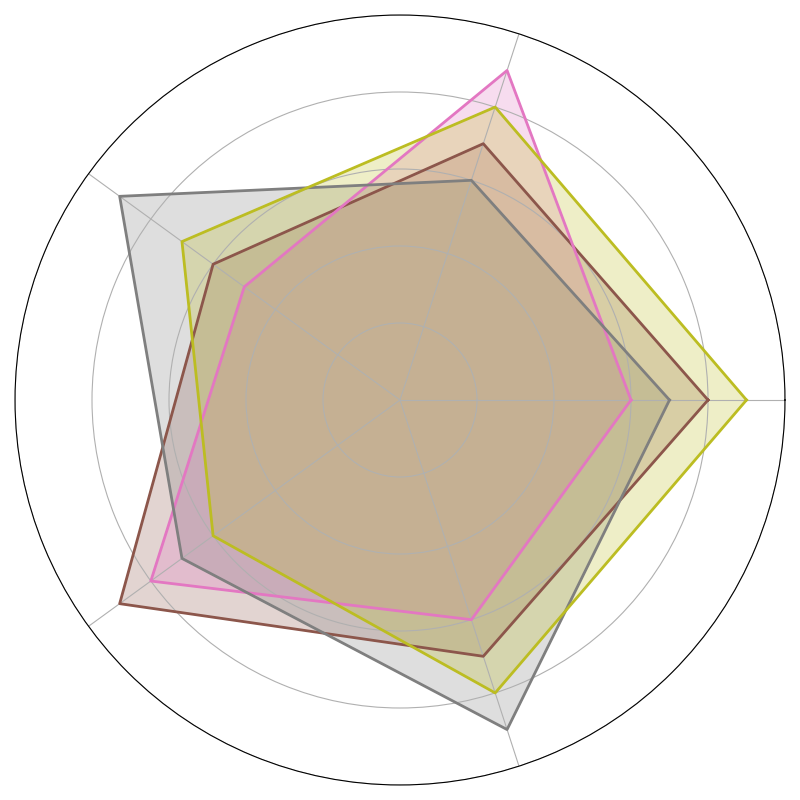

Source code (Python):
import matplotlib.pyplot as plt
import numpy as np

categories = ['Alchemy', 'Spell Casting', 'Potion Brewing', 'Enchanting', 'Summoning']
N = len(categories)

wizard_factions = {
    'Elemental Guild': [8, 7, 6, 9, 7],
    'Mystic Union': [6, 9, 5, 8, 6],
    'Arcane Brotherhood': [7, 6, 9, 7, 9],
    'Ethereal Domain': [9, 8, 7, 6, 8]
}

data = {name: np.array(values + [values[0]]) for name, values in wizard_factions.items()}
angles = np.linspace(0, 2 * np.pi, N, endpoint=False).tolist()
angles += angles[:1]

# New colors for each faction
new_colors = ['#8c564b', '#e377c2', '#7f7f7f', '#bcbd22']

fig, ax = plt.subplots(figsize=(8, 8), subplot_kw=dict(polar=True))

for (name, values), color in zip(data.items(), new_colors):
    ax.fill(angles, values, color=color, alpha=0.25)
    ax.plot(angles, values, color=color, linewidth=2)

ax.set_xticks(angles[:-1])
ax.set_xticklabels([])
ax.set_yticklabels([])
ax.set_ylim(0, 10)

plt.tight_layout()
plt.show()
